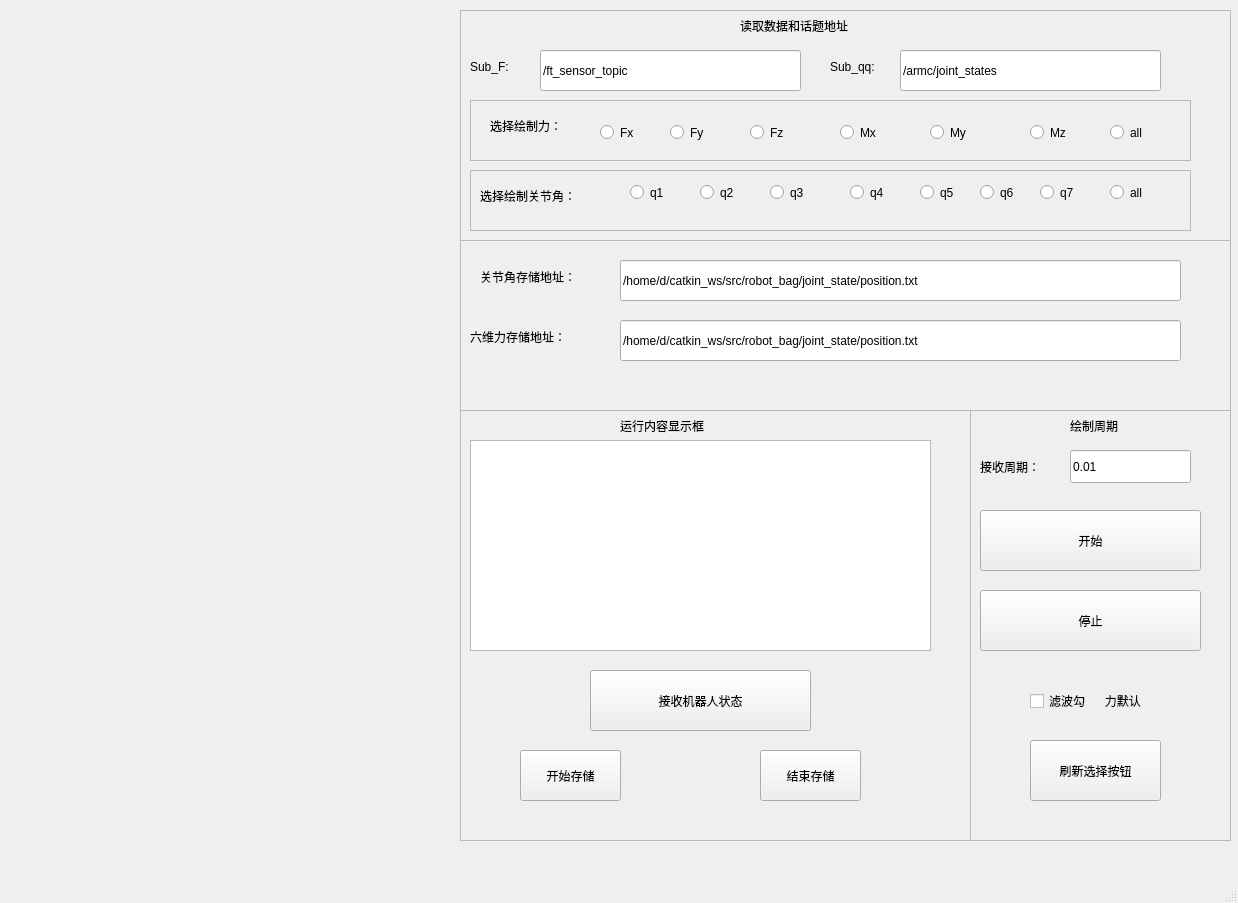
<?xml version="1.0" encoding="UTF-8"?>
<ui version="4.0">
 <class>PlotArmcForm2</class>
 <widget class="QMainWindow" name="PlotArmcForm2">
  <property name="geometry">
   <rect>
    <x>0</x>
    <y>0</y>
    <width>1238</width>
    <height>903</height>
   </rect>
  </property>
  <property name="windowTitle">
   <string>MainWindow</string>
  </property>
  <property name="iconSize">
   <size>
    <width>16</width>
    <height>16</height>
   </size>
  </property>
  <property name="animated">
   <bool>false</bool>
  </property>
  <widget class="QWidget" name="centralwidget">
   <widget class="QWidget" name="horizontalLayoutWidget">
    <property name="geometry">
     <rect>
      <x>10</x>
      <y>10</y>
      <width>451</width>
      <height>401</height>
     </rect>
    </property>
    <layout class="QHBoxLayout" name="horizontalLayout_1"/>
   </widget>
   <widget class="QWidget" name="horizontalLayoutWidget_2">
    <property name="geometry">
     <rect>
      <x>10</x>
      <y>410</y>
      <width>451</width>
      <height>431</height>
     </rect>
    </property>
    <layout class="QHBoxLayout" name="horizontalLayout_2"/>
   </widget>
   <widget class="QWidget" name="horizontalLayoutWidget_5">
    <property name="geometry">
     <rect>
      <x>460</x>
      <y>410</y>
      <width>511</width>
      <height>431</height>
     </rect>
    </property>
    <layout class="QHBoxLayout" name="horizontalLayout_5">
     <item>
      <widget class="QFrame" name="frame">
       <property name="frameShape">
        <enum>QFrame::StyledPanel</enum>
       </property>
       <property name="frameShadow">
        <enum>QFrame::Raised</enum>
       </property>
       <widget class="QTextEdit" name="textEdit">
        <property name="geometry">
         <rect>
          <x>10</x>
          <y>30</y>
          <width>461</width>
          <height>211</height>
         </rect>
        </property>
       </widget>
       <widget class="QLabel" name="label">
        <property name="geometry">
         <rect>
          <x>160</x>
          <y>0</y>
          <width>131</width>
          <height>31</height>
         </rect>
        </property>
        <property name="text">
         <string>运行内容显示框</string>
        </property>
       </widget>
       <widget class="QPushButton" name="button_receive">
        <property name="geometry">
         <rect>
          <x>130</x>
          <y>260</y>
          <width>221</width>
          <height>61</height>
         </rect>
        </property>
        <property name="text">
         <string>接收机器人状态</string>
        </property>
        <property name="iconSize">
         <size>
          <width>16</width>
          <height>16</height>
         </size>
        </property>
        <property name="autoRepeat">
         <bool>false</bool>
        </property>
        <property name="autoExclusive">
         <bool>false</bool>
        </property>
        <property name="autoRepeatDelay">
         <number>400</number>
        </property>
        <property name="autoRepeatInterval">
         <number>200</number>
        </property>
        <property name="autoDefault">
         <bool>true</bool>
        </property>
        <property name="flat">
         <bool>false</bool>
        </property>
       </widget>
       <widget class="QPushButton" name="button_storage_begin">
        <property name="geometry">
         <rect>
          <x>60</x>
          <y>340</y>
          <width>101</width>
          <height>51</height>
         </rect>
        </property>
        <property name="text">
         <string>开始存储</string>
        </property>
        <property name="iconSize">
         <size>
          <width>16</width>
          <height>16</height>
         </size>
        </property>
        <property name="autoRepeat">
         <bool>false</bool>
        </property>
        <property name="autoExclusive">
         <bool>false</bool>
        </property>
        <property name="autoRepeatDelay">
         <number>400</number>
        </property>
        <property name="autoRepeatInterval">
         <number>200</number>
        </property>
        <property name="autoDefault">
         <bool>true</bool>
        </property>
        <property name="flat">
         <bool>false</bool>
        </property>
       </widget>
       <widget class="QPushButton" name="button_storage_end">
        <property name="geometry">
         <rect>
          <x>300</x>
          <y>340</y>
          <width>101</width>
          <height>51</height>
         </rect>
        </property>
        <property name="text">
         <string>结束存储</string>
        </property>
        <property name="iconSize">
         <size>
          <width>16</width>
          <height>16</height>
         </size>
        </property>
        <property name="autoRepeat">
         <bool>false</bool>
        </property>
        <property name="autoExclusive">
         <bool>false</bool>
        </property>
        <property name="autoRepeatDelay">
         <number>400</number>
        </property>
        <property name="autoRepeatInterval">
         <number>200</number>
        </property>
        <property name="autoDefault">
         <bool>true</bool>
        </property>
        <property name="flat">
         <bool>false</bool>
        </property>
       </widget>
      </widget>
     </item>
    </layout>
   </widget>
   <widget class="QWidget" name="horizontalLayoutWidget_6">
    <property name="geometry">
     <rect>
      <x>460</x>
      <y>10</y>
      <width>771</width>
      <height>401</height>
     </rect>
    </property>
    <layout class="QHBoxLayout" name="horizontalLayout_6">
     <item>
      <widget class="QFrame" name="frame_4">
       <property name="frameShape">
        <enum>QFrame::StyledPanel</enum>
       </property>
       <property name="frameShadow">
        <enum>QFrame::Raised</enum>
       </property>
       <widget class="QWidget" name="verticalLayoutWidget_3">
        <property name="geometry">
         <rect>
          <x>0</x>
          <y>0</y>
          <width>771</width>
          <height>231</height>
         </rect>
        </property>
        <layout class="QVBoxLayout" name="verticalLayout_3">
         <item>
          <widget class="QFrame" name="frame_2">
           <property name="frameShape">
            <enum>QFrame::StyledPanel</enum>
           </property>
           <property name="frameShadow">
            <enum>QFrame::Raised</enum>
           </property>
           <widget class="QLabel" name="label_11">
            <property name="geometry">
             <rect>
              <x>280</x>
              <y>0</y>
              <width>161</width>
              <height>31</height>
             </rect>
            </property>
            <property name="text">
             <string>读取数据和话题地址</string>
            </property>
           </widget>
           <widget class="QLineEdit" name="lineEdit_sub_f">
            <property name="geometry">
             <rect>
              <x>80</x>
              <y>40</y>
              <width>261</width>
              <height>41</height>
             </rect>
            </property>
            <property name="text">
             <string>/ft_sensor_topic</string>
            </property>
           </widget>
           <widget class="QLabel" name="label_12">
            <property name="geometry">
             <rect>
              <x>10</x>
              <y>40</y>
              <width>61</width>
              <height>33</height>
             </rect>
            </property>
            <property name="text">
             <string>Sub_F:</string>
            </property>
           </widget>
           <widget class="QLabel" name="label_13">
            <property name="geometry">
             <rect>
              <x>370</x>
              <y>40</y>
              <width>71</width>
              <height>33</height>
             </rect>
            </property>
            <property name="text">
             <string>Sub_qq:</string>
            </property>
           </widget>
           <widget class="QLineEdit" name="lineEdit_sub_qq">
            <property name="geometry">
             <rect>
              <x>440</x>
              <y>40</y>
              <width>261</width>
              <height>41</height>
             </rect>
            </property>
            <property name="text">
             <string>/armc/joint_states</string>
            </property>
           </widget>
           <widget class="QFrame" name="frame_3">
            <property name="geometry">
             <rect>
              <x>10</x>
              <y>90</y>
              <width>721</width>
              <height>61</height>
             </rect>
            </property>
            <property name="frameShape">
             <enum>QFrame::StyledPanel</enum>
            </property>
            <property name="frameShadow">
             <enum>QFrame::Raised</enum>
            </property>
            <widget class="QRadioButton" name="radioButton_f1">
             <property name="geometry">
              <rect>
               <x>130</x>
               <y>20</y>
               <width>51</width>
               <height>25</height>
              </rect>
             </property>
             <property name="text">
              <string>Fx</string>
             </property>
            </widget>
            <widget class="QRadioButton" name="radioButton_f2">
             <property name="geometry">
              <rect>
               <x>200</x>
               <y>20</y>
               <width>51</width>
               <height>25</height>
              </rect>
             </property>
             <property name="text">
              <string>Fy</string>
             </property>
            </widget>
            <widget class="QLabel" name="label_14">
             <property name="geometry">
              <rect>
               <x>20</x>
               <y>10</y>
               <width>101</width>
               <height>31</height>
              </rect>
             </property>
             <property name="text">
              <string>选择绘制力：</string>
             </property>
            </widget>
            <widget class="QRadioButton" name="radioButton_f5">
             <property name="geometry">
              <rect>
               <x>460</x>
               <y>20</y>
               <width>51</width>
               <height>25</height>
              </rect>
             </property>
             <property name="text">
              <string>My</string>
             </property>
            </widget>
            <widget class="QRadioButton" name="radioButton_f3">
             <property name="geometry">
              <rect>
               <x>280</x>
               <y>20</y>
               <width>51</width>
               <height>25</height>
              </rect>
             </property>
             <property name="text">
              <string>Fz</string>
             </property>
            </widget>
            <widget class="QRadioButton" name="radioButton_f4">
             <property name="geometry">
              <rect>
               <x>370</x>
               <y>20</y>
               <width>51</width>
               <height>25</height>
              </rect>
             </property>
             <property name="text">
              <string>Mx</string>
             </property>
            </widget>
            <widget class="QRadioButton" name="radioButton_f6">
             <property name="geometry">
              <rect>
               <x>560</x>
               <y>20</y>
               <width>51</width>
               <height>25</height>
              </rect>
             </property>
             <property name="text">
              <string>Mz</string>
             </property>
            </widget>
            <widget class="QRadioButton" name="radioButton_f">
             <property name="geometry">
              <rect>
               <x>640</x>
               <y>20</y>
               <width>51</width>
               <height>25</height>
              </rect>
             </property>
             <property name="text">
              <string>all</string>
             </property>
            </widget>
           </widget>
           <widget class="QFrame" name="frame_5">
            <property name="geometry">
             <rect>
              <x>10</x>
              <y>160</y>
              <width>721</width>
              <height>61</height>
             </rect>
            </property>
            <property name="frameShape">
             <enum>QFrame::StyledPanel</enum>
            </property>
            <property name="frameShadow">
             <enum>QFrame::Raised</enum>
            </property>
            <widget class="QRadioButton" name="radioButton_q1">
             <property name="geometry">
              <rect>
               <x>160</x>
               <y>10</y>
               <width>51</width>
               <height>25</height>
              </rect>
             </property>
             <property name="text">
              <string>q1</string>
             </property>
            </widget>
            <widget class="QRadioButton" name="radioButton_q2">
             <property name="geometry">
              <rect>
               <x>230</x>
               <y>10</y>
               <width>51</width>
               <height>25</height>
              </rect>
             </property>
             <property name="text">
              <string>q2</string>
             </property>
            </widget>
            <widget class="QLabel" name="label_15">
             <property name="geometry">
              <rect>
               <x>10</x>
               <y>10</y>
               <width>141</width>
               <height>31</height>
              </rect>
             </property>
             <property name="text">
              <string>选择绘制关节角：</string>
             </property>
            </widget>
            <widget class="QRadioButton" name="radioButton_q5">
             <property name="geometry">
              <rect>
               <x>450</x>
               <y>10</y>
               <width>51</width>
               <height>25</height>
              </rect>
             </property>
             <property name="text">
              <string>q5</string>
             </property>
            </widget>
            <widget class="QRadioButton" name="radioButton_q3">
             <property name="geometry">
              <rect>
               <x>300</x>
               <y>10</y>
               <width>51</width>
               <height>25</height>
              </rect>
             </property>
             <property name="text">
              <string>q3</string>
             </property>
            </widget>
            <widget class="QRadioButton" name="radioButton_q4">
             <property name="geometry">
              <rect>
               <x>380</x>
               <y>10</y>
               <width>51</width>
               <height>25</height>
              </rect>
             </property>
             <property name="text">
              <string>q4</string>
             </property>
            </widget>
            <widget class="QRadioButton" name="radioButton_q6">
             <property name="geometry">
              <rect>
               <x>510</x>
               <y>10</y>
               <width>51</width>
               <height>25</height>
              </rect>
             </property>
             <property name="text">
              <string>q6</string>
             </property>
            </widget>
            <widget class="QRadioButton" name="radioButton_q7">
             <property name="geometry">
              <rect>
               <x>570</x>
               <y>10</y>
               <width>51</width>
               <height>25</height>
              </rect>
             </property>
             <property name="text">
              <string>q7</string>
             </property>
            </widget>
            <widget class="QRadioButton" name="radioButton_qq">
             <property name="geometry">
              <rect>
               <x>640</x>
               <y>10</y>
               <width>51</width>
               <height>25</height>
              </rect>
             </property>
             <property name="text">
              <string>all</string>
             </property>
            </widget>
           </widget>
          </widget>
         </item>
        </layout>
       </widget>
       <widget class="QLineEdit" name="lineEdit_data_qq">
        <property name="geometry">
         <rect>
          <x>160</x>
          <y>250</y>
          <width>561</width>
          <height>41</height>
         </rect>
        </property>
        <property name="text">
         <string>/home/d/catkin_ws/src/robot_bag/joint_state/position.txt</string>
        </property>
       </widget>
       <widget class="QLabel" name="label_30">
        <property name="geometry">
         <rect>
          <x>20</x>
          <y>250</y>
          <width>151</width>
          <height>33</height>
         </rect>
        </property>
        <property name="text">
         <string>关节角存储地址：</string>
        </property>
       </widget>
       <widget class="QLineEdit" name="lineEdit_data_f">
        <property name="geometry">
         <rect>
          <x>160</x>
          <y>310</y>
          <width>561</width>
          <height>41</height>
         </rect>
        </property>
        <property name="text">
         <string>/home/d/catkin_ws/src/robot_bag/joint_state/position.txt</string>
        </property>
       </widget>
       <widget class="QLabel" name="label_31">
        <property name="geometry">
         <rect>
          <x>10</x>
          <y>310</y>
          <width>141</width>
          <height>33</height>
         </rect>
        </property>
        <property name="text">
         <string>六维力存储地址：</string>
        </property>
       </widget>
      </widget>
     </item>
    </layout>
   </widget>
   <widget class="QWidget" name="verticalLayoutWidget">
    <property name="geometry">
     <rect>
      <x>970</x>
      <y>410</y>
      <width>261</width>
      <height>431</height>
     </rect>
    </property>
    <layout class="QVBoxLayout" name="verticalLayout">
     <item>
      <widget class="QFrame" name="frame_6">
       <property name="frameShape">
        <enum>QFrame::StyledPanel</enum>
       </property>
       <property name="frameShadow">
        <enum>QFrame::Raised</enum>
       </property>
       <widget class="QLabel" name="label_3">
        <property name="geometry">
         <rect>
          <x>100</x>
          <y>0</y>
          <width>81</width>
          <height>31</height>
         </rect>
        </property>
        <property name="text">
         <string>绘制周期</string>
        </property>
       </widget>
       <widget class="QLabel" name="label_9">
        <property name="geometry">
         <rect>
          <x>10</x>
          <y>40</y>
          <width>91</width>
          <height>33</height>
         </rect>
        </property>
        <property name="text">
         <string>接收周期：</string>
        </property>
       </widget>
       <widget class="QLineEdit" name="lineEdit_T">
        <property name="geometry">
         <rect>
          <x>100</x>
          <y>40</y>
          <width>121</width>
          <height>33</height>
         </rect>
        </property>
        <property name="text">
         <string>0.01</string>
        </property>
       </widget>
       <widget class="QPushButton" name="button_refresh">
        <property name="geometry">
         <rect>
          <x>60</x>
          <y>330</y>
          <width>131</width>
          <height>61</height>
         </rect>
        </property>
        <property name="text">
         <string>刷新选择按钮</string>
        </property>
        <property name="autoDefault">
         <bool>true</bool>
        </property>
       </widget>
       <widget class="QPushButton" name="button_begin">
        <property name="geometry">
         <rect>
          <x>10</x>
          <y>100</y>
          <width>221</width>
          <height>61</height>
         </rect>
        </property>
        <property name="text">
         <string>开始</string>
        </property>
        <property name="iconSize">
         <size>
          <width>16</width>
          <height>16</height>
         </size>
        </property>
        <property name="autoRepeat">
         <bool>false</bool>
        </property>
        <property name="autoExclusive">
         <bool>false</bool>
        </property>
        <property name="autoRepeatDelay">
         <number>400</number>
        </property>
        <property name="autoRepeatInterval">
         <number>200</number>
        </property>
        <property name="autoDefault">
         <bool>true</bool>
        </property>
        <property name="flat">
         <bool>false</bool>
        </property>
       </widget>
       <widget class="QPushButton" name="button_stop">
        <property name="geometry">
         <rect>
          <x>10</x>
          <y>180</y>
          <width>221</width>
          <height>61</height>
         </rect>
        </property>
        <property name="text">
         <string>停止</string>
        </property>
        <property name="autoDefault">
         <bool>true</bool>
        </property>
       </widget>
       <widget class="QCheckBox" name="checkBox">
        <property name="geometry">
         <rect>
          <x>60</x>
          <y>280</y>
          <width>141</width>
          <height>22</height>
         </rect>
        </property>
        <property name="text">
         <string>滤波勾      力默认</string>
        </property>
       </widget>
      </widget>
     </item>
    </layout>
   </widget>
  </widget>
  <widget class="QMenuBar" name="menubar">
   <property name="geometry">
    <rect>
     <x>0</x>
     <y>0</y>
     <width>1238</width>
     <height>31</height>
    </rect>
   </property>
   <property name="defaultUp">
    <bool>false</bool>
   </property>
  </widget>
  <widget class="QStatusBar" name="statusbar"/>
 </widget>
 <resources/>
 <connections/>
</ui>
